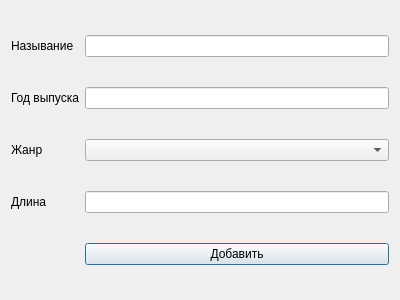
<?xml version="1.0" encoding="UTF-8"?>
<ui version="4.0">
 <class>Dialog</class>
 <widget class="QDialog" name="Dialog">
  <property name="geometry">
   <rect>
    <x>0</x>
    <y>0</y>
    <width>400</width>
    <height>300</height>
   </rect>
  </property>
  <property name="windowTitle">
   <string>Добавить элемент</string>
  </property>
  <layout class="QGridLayout" name="gridLayout">
   <item row="0" column="0">
    <widget class="QLabel" name="labelTitle">
     <property name="text">
      <string>Называние</string>
     </property>
    </widget>
   </item>
   <item row="0" column="1">
    <widget class="QLineEdit" name="lineEditTitle"/>
   </item>
   <item row="2" column="1">
    <widget class="QComboBox" name="comboBoxGenre"/>
   </item>
   <item row="1" column="0">
    <widget class="QLabel" name="labelYear">
     <property name="text">
      <string>Год выпуска</string>
     </property>
    </widget>
   </item>
   <item row="1" column="1">
    <widget class="QLineEdit" name="lineEditYear"/>
   </item>
   <item row="2" column="0">
    <widget class="QLabel" name="labelGenre">
     <property name="text">
      <string>Жанр</string>
     </property>
    </widget>
   </item>
   <item row="3" column="0">
    <widget class="QLabel" name="label_4">
     <property name="text">
      <string>Длина</string>
     </property>
    </widget>
   </item>
   <item row="3" column="1">
    <widget class="QLineEdit" name="lineEditDuration"/>
   </item>
   <item row="4" column="1">
    <widget class="QPushButton" name="btnAdd">
     <property name="text">
      <string>Добавить</string>
     </property>
    </widget>
   </item>
  </layout>
 </widget>
 <resources/>
 <connections/>
</ui>
